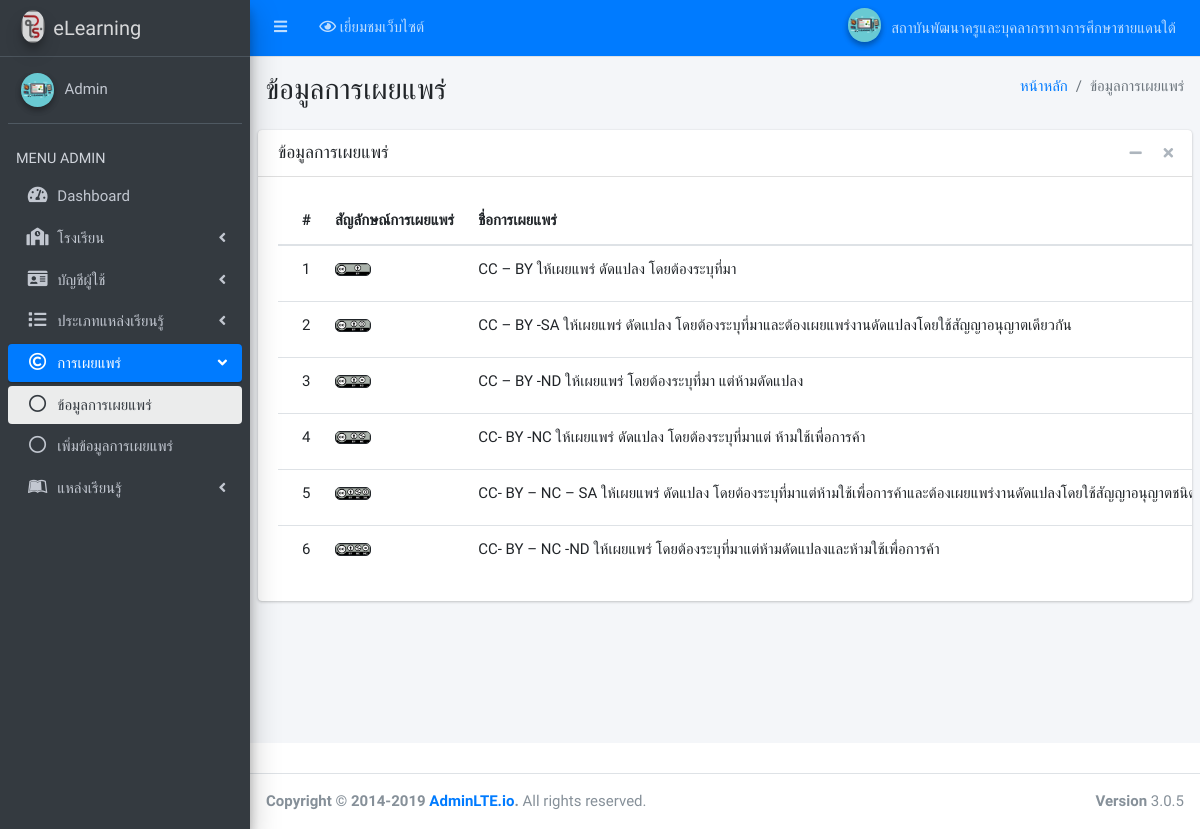
Page /backend/admin/?menu=copyright (signed in) on the committed database.
### tables this page shows
CREATE TABLE `tbl_copyright` (
`copyright_id` int(11) NOT NULL,
`copyright_name` varchar(255) NOT NULL,
`copyright_img` varchar(255) NOT NULL,
`created_at` timestamp NOT NULL DEFAULT current_timestamp(),
`updated_at` timestamp NULL DEFAULT NULL
);

### backend/admin/pages/copyright/index.php (the view, shortened to what this page needs)
<div class="content-wrapper">
	<section class="content-header">
		<div class="container-fluid">
			<div class="row mb-2">
				<div class="col-sm-6">
					<h1>ข้อมูลการเผยแพร่</h1>
				</div>
				<div class="col-sm-6">
					<ol class="breadcrumb float-sm-right">
						<li class="breadcrumb-item"><a href="#">หน้าหลัก</a></li>
						<li class="breadcrumb-item active">ข้อมูลการเผยแพร่</li>
					</ol>
				</div>
			</div>
		</div>
	</section>
	<section class="content">
		<div class="card">
			<div class="card-header">
				<h3 class="card-title">ข้อมูลการเผยแพร่</h3>
				<div class="card-tools">
					<button type="button" class="btn btn-tool" data-card-widget="collapse" data-toggle="tooltip" title="Collapse">
						<i class="fas fa-minus"></i></button>
						<button type="button" class="btn btn-tool" data-card-widget="remove" data-toggle="tooltip" title="Remove">
							<i class="fas fa-times"></i></button>
						</div>
					</div>
					<div class="card-body table-responsive p-0">
						<div class="card-body">
							<table class="table table-hover text-nowrap" id="dataTable">
								<thead>
									<tr>
										<th style="width: 10%">
											#
										</th>
										<th style="width: 20%">
											สัญลักษณ์การเผยแพร่
										</th>
										<th style="width: 20%">
											ชื่อการเผยแพร่
										</th>
									</tr>
								</thead>
								<tbody>
									<?php
									$i=0;
									$sql = "SELECT * FROM tbl_copyright";
									$result = $conn->query($sql);
									while($row = $result->fetch_assoc()) {
										$i++;
										?>
										<tr>
											<td>
												<?php echo $i; ?>
											</td>
											<td>
												<img id="blah" style="width: 30%;border: solid 1.5px;border-radius: 5px;" src="../assets/img/copyright/<?php echo $row['copyright_img']; ?>" alt="User image" onerror="ON_IMAGE_ERROR(this)">
											</td>
											<td>
												<a>
													<?php echo $row['copyright_name']; ?>
												</a>
											</td>
      </tr>
  <?php } ?>
</tbody>
</table>
</div>
</div>
</div>
</section>
</div>

### backend/admin/layouts/head.php (style rules this page uses)
body { font-family: 'K2D', sans-serif !important; font-size: 15px !important; }

### rows in the picture
tbl_copyright: copyright_img (picture), copyright_name "CC – BY ให้เผยแพร่ ดัดแปลง โดยต้องระบุที่มา"
tbl_copyright: copyright_img (picture), copyright_name "CC – BY -SA ให้เผยแพร่ ดัดแปลง โดยต้องระบุที่มาและต้องเผยแพร่งานดัดแปลงโดยใช้สัญญาอนุญาตเดียวกัน"
tbl_copyright: copyright_img (picture), copyright_name "CC – BY -ND ให้เผยแพร่ โดยต้องระบุที่มา แต่ห้ามดัดแปลง"
tbl_copyright: copyright_img (picture), copyright_name "CC- BY -NC ให้เผยแพร่ ดัดแปลง โดยต้องระบุที่มาแต่ ห้ามใช้เพื่อการค้า"
tbl_copyright: copyright_img (picture), copyright_name "CC- BY – NC – SA ให้เผยแพร่ ดัดแปลง…"
tbl_copyright: copyright_img (picture), copyright_name "CC- BY – NC -ND ให้เผยแพร่ โดยต้องระบุที่มาแต่ห้ามดัดแปลงและห้ามใช้เพื่อการค้า"

### other values in the picture
$_SESSION['school_name_th'] "สถาบันพัฒนาครูและบุคลากรทางการศึกษาชายแดนใต้"
$_SESSION['login'] "Admin"
